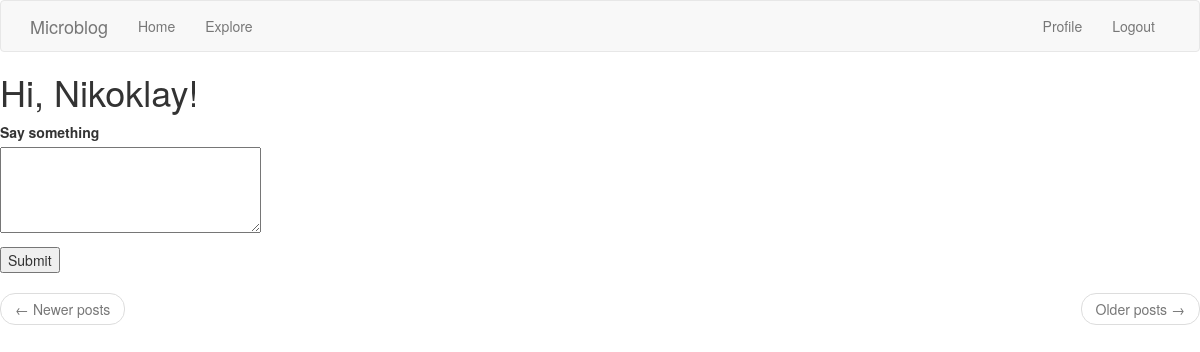
The page /index (signed in) on the database as committed earlier.
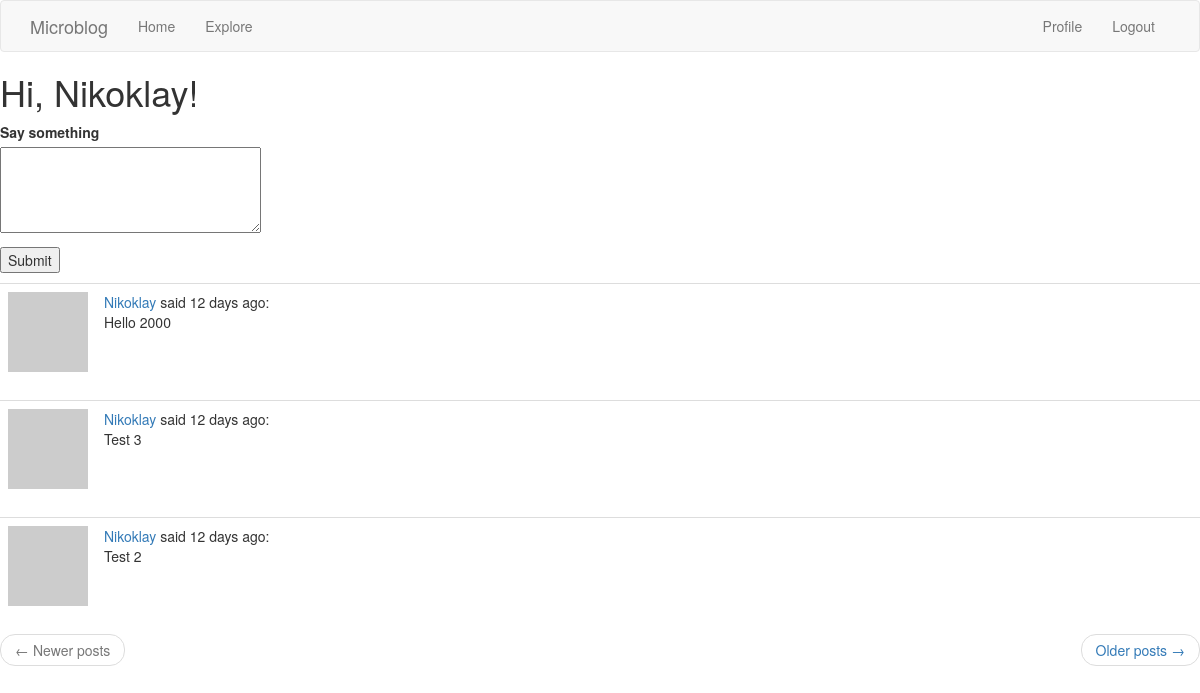
The same page on the database as committed later.
### app/models.py (models this page shows, shortened)
class Post(db.Model):
    id = db.Column(db.Integer, primary_key=True)
    body = db.Column(db.String(140))
    timestamp = db.Column(db.DateTime, index=True, default=datetime.utcnow)
    user_id = db.Column(db.Integer, db.ForeignKey('user.id'))
    language = db.Column(db.String(5))

class User(UserMixin, db.Model):
    id = db.Column(db.Integer, primary_key=True)
    username = db.Column(db.String(64), index=True, unique=True)
    email = db.Column(db.String(120), index=True, unique=True)
    password_hash = db.Column(db.String(128))
    posts = db.relationship('Post', backref='author', lazy='dynamic')
    about_me = db.Column(db.String(140))
    last_seen = db.Column(db.DateTime, default=datetime.utcnow)
    followed = db.relationship(
        'User', secondary=followers,
        primaryjoin=(followers.c.follower_id == id),
        secondaryjoin=(followers.c.followed_id == id),
        backref=db.backref('followers', lazy='dynamic'), lazy='dynamic')
    def avatar(self, size):
        digest = md5(self.email.lower().encode('utf-8')).hexdigest()
        return 'https://www.gravatar.com/avatar/{}?d=identicon&s={}'.format(
            digest, size)
    def followed_posts(self):
        followed = Post.query.join(
            followers, (followers.c.followed_id == Post.user_id)).filter(
                followers.c.follower_id == self.id)
        own = Post.query.filter_by(user_id=self.id)
        return followed.union(own).order_by(Post.timestamp.desc())

### app/routes.py (the view, shortened to what this page needs)
@app.route('/', methods=['GET', 'POST'])
@app.route('/index', methods=['GET', 'POST'])
@login_required
def index():
    form = PostForm()
    page = request.args.get('page', 1, type=int)
    posts = current_user.followed_posts().paginate(page, app.config['POSTS_PER_PAGE'], False)
    next_url = url_for('index', page=posts.next_num) \
        if posts.has_next else None
    prev_url = url_for('index', page=posts.prev_num) \
        if posts.has_prev else None
    return render_template('index.html', title='Home', form=form, posts=posts.items, next_url=next_url, prev_url=prev_url)

### app/forms.py
class PostForm(FlaskForm):
    post = TextAreaField('Say something', validators=[
        DataRequired(), Length(min=1, max=140)])
    submit = SubmitField('Submit')

### app/models.py (called while the page is built)
@login.user_loader
def load_user(id):
    return User.query.get(int(id))

### app/routes.py (called while the page is built)
@app.before_request
def before_request():
    if current_user.is_authenticated:
        current_user.last_seen = datetime.utcnow()
        db.session.commit()

### app/templates/index.html (shortened to what this page needs)
{% extends "base.html" %}
{% block content %}
    <h1>Hi, {{ current_user.username }}!</h1>
    {% if form %}
    <form action="" method="post">
        <p>
            {{ form.post.label }}<br>
            {{ form.post(cols=32, rows=4) }}<br>
        </p>
        <p>{{ form.submit() }}</p>
    </form>
    {% endif %}
    {% for post in posts %}
        {% include '_post.html' %}
    {% endfor %}
    <nav aria-label="...">
        <ul class="pager">
            <li class="previous{% if not prev_url %} disabled{% endif %}">
                <a href="{{ prev_url or '#' }}">
                    <span aria-hidden="true">&larr;</span> Newer posts
                </a>
            </li>
            <li class="next{% if not next_url %} disabled{% endif %}">
                <a href="{{ next_url or '#' }}">
                    Older posts <span aria-hidden="true">&rarr;</span>
                </a>
            </li>
        </ul>
    </nav>
{% endblock %}

### app/templates/_post.html (shortened to what this page needs)
<table class="table table-hover">
    <tr>
        <td width="70px">
            <a href="{{ url_for('user', username=post.author.username) }}">
                <img src="{{ post.author.avatar(70) }}" />
            </a>
        </td>
        <td>
            <a href="{{ url_for('user', username=post.author.username) }}">
                {{ post.author.username }}
            </a>
            said {{ moment(post.timestamp).fromNow() }}:
            <br>
            <span id="post{{ post.id }}">{{ post.body }}</span>
        </td>
    </tr>
</table>

Rows that differ between the two databases and show on the page:
added Post: author.username "Nikoklay", timestamp "12 days ago", body "Hello 2000"
added Post: author.username "Nikoklay", timestamp "12 days ago", body "Test 3"
added Post: author.username "Nikoklay", timestamp "12 days ago", body "Test 2"
